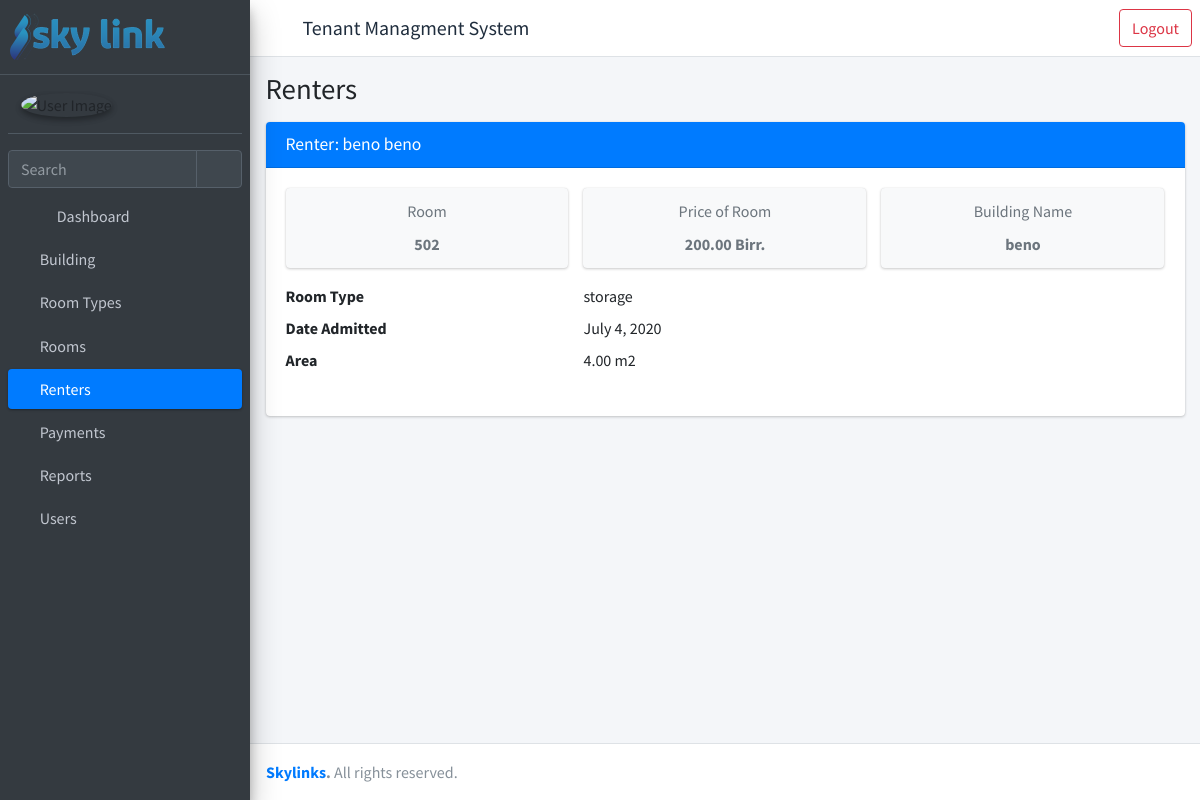
/detail-renter/1/ (signed in), run on the app's committed database.
### rent/models.py (models this page shows, shortened)
class Renter(models.Model):
    first_name = models.CharField(_("First Name"), max_length=30)
    last_name = models.CharField(_("Last Name"), max_length=30)
    phone = models.CharField(_("Phone number"), max_length=30)
    id_no = models.CharField(_("ID No."), max_length=50)
    deposited_amount = models.DecimalField(
        _("Deposited Amount"), max_digits=15, decimal_places=2, default=0)
    date_admitted = models.DateField(_("Date Admitted"), default=timezone.now)
    room = models.ForeignKey("rent.Room", verbose_name=_(
        "Room"), on_delete=models.PROTECT, related_name="rents")
    chat_id = models.CharField(_("Chat ID"), max_length=50, default=0)
    is_rented = models.BooleanField(_("Is Rented"), default=True)
    date_left = models.DateField(_("Date Field"), blank=True, null=True)
    created_by = models.ForeignKey(settings.AUTH_USER_MODEL, verbose_name=_(
        "Created By"), on_delete=models.PROTECT, related_name="created_by_renter")
    created_date = models.DateTimeField(_("Created Date"), auto_now_add=True)
    updated_by = models.ForeignKey(settings.AUTH_USER_MODEL, verbose_name=_(
        "Updated By"), on_delete=models.PROTECT, related_name="updated_by_renter")
    updated_date = models.DateTimeField(_("Updated Date"), auto_now=True)
    def full_name(self) -> str:
        return self.first_name + ' ' + self.last_name

class Room(models.Model):
    building = models.ForeignKey("rent.Building", verbose_name=_(
        "Building"), on_delete=models.PROTECT)
    floor_no = models.PositiveIntegerField(_("Floor No."))
    room_type = models.ForeignKey("rent.RoomType", verbose_name=_(
        "Room Type"), on_delete=models.PROTECT)
    room_no = models.CharField(_("Room No."), max_length=10)
    width = models.DecimalField(
        _("Room Width"), max_digits=5, decimal_places=2, blank=True, null=True)
    length = models.DecimalField(
        _("Room Length"), max_digits=5, decimal_places=2, blank=True, null=True)
    area = models.DecimalField(_("Area"), max_digits=10, decimal_places=2)
    price_msq = models.DecimalField(
        _("Price per MSq"), max_digits=10, decimal_places=2)
    status = models.CharField(
        _("Status"), max_length=50, choices=STATUS_CHOICES, default="vacant")
    total_price = models.DecimalField(
        _("Total Price"), max_digits=10, decimal_places=2)
    is_active = models.BooleanField(default=True)
    created_by = models.ForeignKey(settings.AUTH_USER_MODEL, verbose_name=_(
        "Created By"), on_delete=models.PROTECT, related_name="created_by_room")
    created_date = models.DateTimeField(_("Created Date"), auto_now_add=True)
    updated_by = models.ForeignKey(settings.AUTH_USER_MODEL, verbose_name=_(
        "Updated By"), on_delete=models.PROTECT, related_name="updated_by_room")
    updated_date = models.DateTimeField(_("Updated Date"), auto_now=True)
    def __str__(self) -> str:
        return self.room_no

class Building(models.Model):
    name = models.CharField(_("Name"), max_length=100)
    address = models.CharField(_("Address"), max_length=150)
    def __str__(self):
        return self.name

class RoomType(models.Model):
    room_type = models.CharField(_("Room Type"), max_length=50)
    def __str__(self):
        return self.room_type

### rent/views.py (the view)
class RenterDetailView(LoginRequiredMixin, RenterCreatePermissionMixin, DetailView):
    model = Renter
    login_required = True
    template_name = "rent/detail.html"
    def get_context_data(self, **kwargs):
        context = super().get_context_data(**kwargs)
        context["title"] = "Renters"
        context["open"] = "renter"
        context['obj_model'] = "renter"
        return {**context, **permissions(self.request)}

### templates/rent/detail.html (shortened to what this page needs)
{% extends 'rent/homepage.html' %}
{% block main_page %}
<div class="content">
    <div class="container-fluid">
        <div class="card">
            {% if obj_model == 'renter' %}
            <div class="card-header bg-primary">
                <h3 class="card-title">
                    Renter: {{object.full_name}}
                </h3>
            </div>
            <div class="card-body">
                <div class="row">
                    <div class="col-12 col-sm-4">
                        <div class="info-box bg-light">
                            <div class="info-box-content">
                                <span class="info-box-text text-center text-muted">
                                    Room
                                </span>
                                <span class="info-box-number text-center text-muted">
                                    {{object.room}}
                                </span>
                            </div>
                        </div>
                    </div>
                    <div class="col-12 col-sm-4">
                        <div class="info-box bg-light">
                            <div class="info-box-content">
                                <span class="info-box-text text-center text-muted">
                                    Price of Room
                                </span>
                                <span class="info-box-number text-center text-muted">
                                    {{object.room.total_price}} Birr.
                                </span>
                            </div>
                        </div>
                    </div>
                    <div class="col-12 col-sm-4">
                        <div class="info-box bg-light">
                            <div class="info-box-content">
                                <span class="info-box-text text-center text-muted">
                                    Building Name
                                </span>
                                <span class="info-box-number text-center text-muted">
                                        <span class="">{{object.room.building}}</span>
                                </span>
                            </div>
                        </div>
                    </div>
                </div>
                <dl class="row">
                    <dt class="col-sm-4">
                        Room Type
                    </dt>
                    <dd class="col-sm-8">
                        {{ object.room.room_type}}
                    </dd>
                    <dt class="col-sm-4">
                        Date Admitted
                    </dt>
                    <dd class="col-sm-8">
                        {{ object.date_admitted }}
                    </dd>
                    <dt class="col-sm-4">
                        Area
                    </dt>
                    <dd class="col-sm-8">
                        {{ object.room.area }} m2
                    </dd>
                </dl>
            </div>
            {% endif %}
        </div>
    </div>
</div>
{% endblock main_page %}

### data on the page
Renter: full_name "beno beno", room "502", room.total_price "200.00", room.building "beno", room.room_type "storage", date_admitted "July 4, 2020", room.area "4.00"

### other printed values
{{ title }} "Renters"
